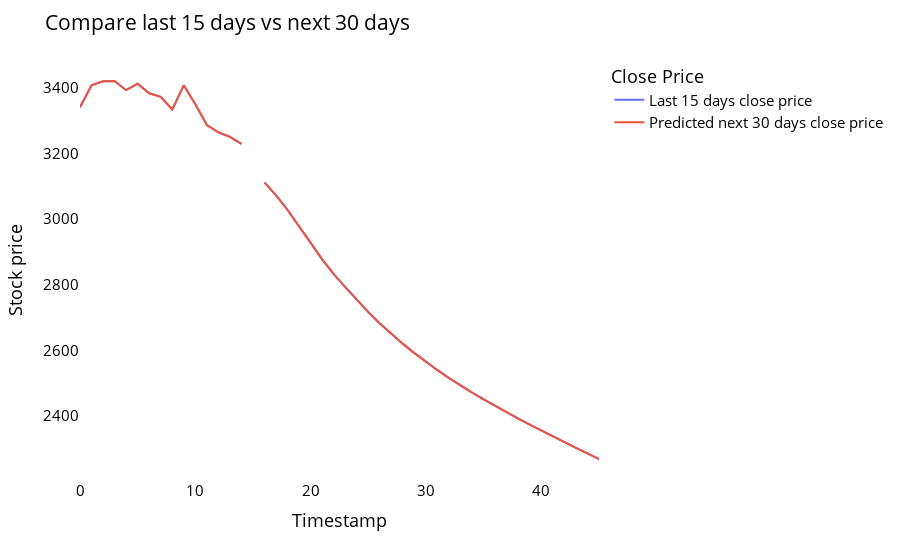

This figure's notebook cell:
### Code cell
temp_mat = np.empty((len(last_days)+pred_days+1,1))
temp_mat[:] = np.nan
temp_mat = temp_mat.reshape(1,-1).tolist()[0]

last_original_days_value = temp_mat
next_predicted_days_value = temp_mat

last_original_days_value[0:time_step+1] = scaler.inverse_transform(closedf[len(closedf)-time_step:]).reshape(1,-1).tolist()[0]
next_predicted_days_value[time_step+1:] = scaler.inverse_transform(np.array(lst_output).reshape(-1,1)).reshape(1,-1).tolist()[0]

new_pred_plot = pd.DataFrame({
    'last_original_days_value':last_original_days_value,
    'next_predicted_days_value':next_predicted_days_value
})

names = cycle(['Last 15 days close price','Predicted next 30 days close price'])

fig = px.line(new_pred_plot,
              x=new_pred_plot.index, 
              y=[new_pred_plot['last_original_days_value'],
                 new_pred_plot['next_predicted_days_value']],
              labels={'value': 'Stock price','index': 'Timestamp'})
fig.update_layout(title_text='Compare last 15 days vs next 30 days',
                  plot_bgcolor='white', 
                  font_size=15, 
                  font_color='black',
                  legend_title_text='Close Price')

fig.for_each_trace(lambda t:  t.update(name = next(names)))
fig.update_xaxes(showgrid=False)
fig.update_yaxes(showgrid=False)
fig.show()

### Figure 1 — Plotly figure (JSON) as saved in the notebook; plotly's stock layout.template omitted (floating-point values rounded to 4 significant figures)
{"data": [{"hovertemplate": "variable=last_original_days_value<br>Timestamp=%{x}<br>Stock price=%{y}<extra></extra>", "legendgroup": "last_original_days_value", "line": {"color": "#636efa", "dash": "solid"}, "marker": {"symbol": "circle"}, "mode": "lines", "name": "Last 15 days close price", "orientation": "v", "showlegend": true, "type": "scatter", "x": [0, 1, 2, 3, 4, 5, 6, 7, 8, 9, 10, 11, 12, 13, 14, 15, 16, 17, 18, 19, 20, 21, 22, 23, 24, 25, 26, 27, 28, 29, 30, 31, 32, 33, 34, 35, 36, 37, 38, 39, 40, 41, 42, 43, 44, 45], "xaxis": "x", "y": [3342.0, 3408.0, 3421.0, 3421.0, 3393.0, 3413.0, 3384.0, 3373.0, 3334.0, 3408.0, 3350.0, 3287.0, 3265.0, 3251.0, 3230.0, null, 3112.0, 3073.0, 3028.0, 2979.0, 2928.0, 2877.0, 2832.0, 2793.0, 2754.0, 2716.0, 2681.0, 2649.0, 2619.0, 2591.0, 2565.0, 2539.0, 2515.0, 2493.0, 2471.0, 2450.0, 2430.0, 2410.0, 2392.0, 2373.0, 2355.0, 2337.0, 2320.0, 2302.0, 2285.0, 2268.0], "yaxis": "y"}, {"hovertemplate": "variable=next_predicted_days_value<br>Timestamp=%{x}<br>Stock price=%{y}<extra></extra>", "legendgroup": "next_predicted_days_value", "line": {"color": "#EF553B", "dash": "solid"}, "marker": {"symbol": "circle"}, "mode": "lines", "name": "Predicted next 30 days close price", "orientation": "v", "showlegend": true, "type": "scatter", "x": [0, 1, 2, 3, 4, 5, 6, 7, 8, 9, 10, 11, 12, 13, 14, 15, 16, 17, 18, 19, 20, 21, 22, 23, 24, 25, 26, 27, 28, 29, 30, 31, 32, 33, 34, 35, 36, 37, 38, 39, 40, 41, 42, 43, 44, 45], "xaxis": "x", "y": [3342.0, 3408.0, 3421.0, 3421.0, 3393.0, 3413.0, 3384.0, 3373.0, 3334.0, 3408.0, 3350.0, 3287.0, 3265.0, 3251.0, 3230.0, null, 3112.0, 3073.0, 3028.0, 2979.0, 2928.0, 2877.0, 2832.0, 2793.0, 2754.0, 2716.0, 2681.0, 2649.0, 2619.0, 2591.0, 2565.0, 2539.0, 2515.0, 2493.0, 2471.0, 2450.0, 2430.0, 2410.0, 2392.0, 2373.0, 2355.0, 2337.0, 2320.0, 2302.0, 2285.0, 2268.0], "yaxis": "y"}], "layout": {"font": {"color": "black", "size": 15}, "legend": {"title": {"text": "Close Price"}, "tracegroupgap": 0}, "margin": {"t": 60}, "plot_bgcolor": "white", "title": {"text": "Compare last 15 days vs next 30 days"}, "xaxis": {"anchor": "y", "domain": [0, 1], "showgrid": false, "title": {"text": "Timestamp"}}, "yaxis": {"anchor": "x", "domain": [0, 1], "showgrid": false, "title": {"text": "Stock price"}}}}
